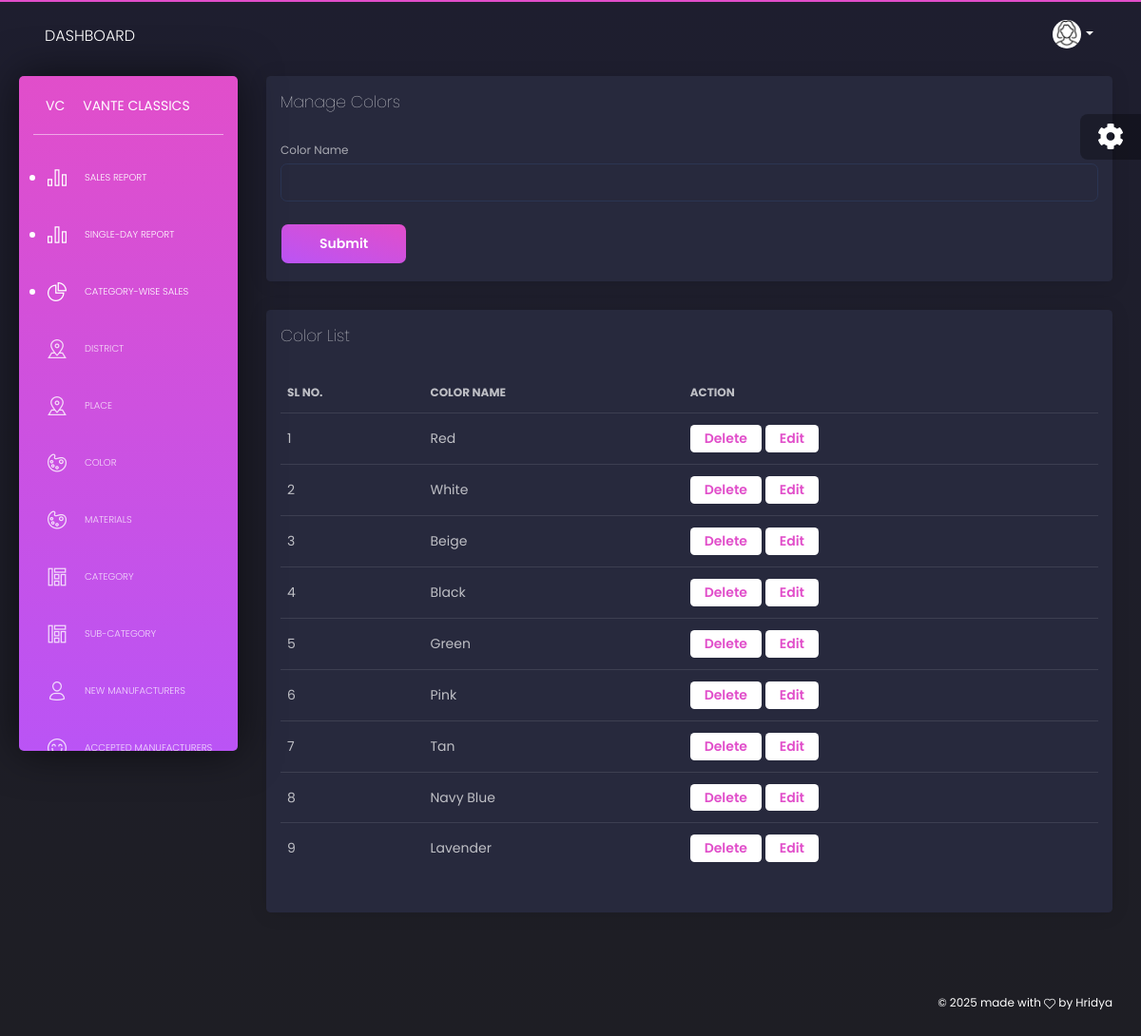
Page /PROJECT/Admin/Color.php on the committed database.
### tables this page shows
CREATE TABLE `tbl_color` (
  `color_id` int(11) NOT NULL,
  `color_name` varchar(30) NOT NULL
);

### PROJECT/Admin/Color.php (the view, shortened to what this page needs)
<?php
include("../Assets/Connection/connection.php");
include("Head.php");
		?>
           <?php
$cname='';
?>
<!DOCTYPE html PUBLIC "-//W3C//DTD XHTML 1.0 Transitional//EN" "http://www.w3.org/TR/xhtml1/DTD/xhtml1-transitional.dtd">
<html xmlns="http://www.w3.org/1999/xhtml">
<head>
</head>
<body>
<div class="row">
    <div class="container-fluid">
        <div class="row">
            <div class="col-md-12">
                <div class="card">
                    <div class="card-header">
                        <h4 class="card-title">Manage Colors</h4>
                    </div>
                    <div class="card-body">
                        <form id="form1" name="form1" method="post" action="">
                            <div class="form-group">
                                <label for="txt_name">Color Name</label>
                                <input type="text" required name="txt_name" id="txt_name" class="form-control" value="<?php echo htmlspecialchars($cname); ?>" />
                            </div>
                            <button type="submit" name="btn_submit" id="btn_submit" class="btn btn-primary">Submit</button>
                        </form>
                    </div>
                </div>
                <div class="card">
                    <div class="card-header">
                        <h4 class="card-title">Color List</h4>
                    </div>
                    <div class="card-body">
                        <div class="table-responsive">
                            <table class="table">
                                <thead>
                                    <tr>
                                        <th>Sl No.</th>
                                        <th>Color Name</th>
                                        <th>Action</th>
                                    </tr>
                                </thead>
                                <tbody>
                                <?php
                                $SelQry = "SELECT * FROM tbl_color";
                                $result = $Con->query($SelQry);
                                $i = 0;
                                while ($row = $result->fetch_assoc()) {
                                    $i++;
                                ?>
                                    <tr>
                                        <td><?php echo $i; ?></td>
                                        <td><?php echo htmlspecialchars($row['color_name']); ?></td>
                                        <td class="action-links">
                                            <a href="Color.php?cid=<?php echo $row['color_id']; ?>"  class="btn btn-neutral btn-sm">Delete</a>
                                            <a href="Color.php?eid=<?php echo $row['color_id']; ?>"  class="btn btn-neutral btn-sm">Edit</a>
                                        </td>
                                    </tr>
                                <?php
                                }
                                ?>
                                </tbody>
                            </table>
                        </div>
                    </div>
                </div>
            </div>
        </div>
    </div>
</div>
</body>
</html>
<?php
            include("Foot.php");
            ?>

### rows in the picture
tbl_color: color_name "Red"
tbl_color: color_name "White"
tbl_color: color_name "Beige"
tbl_color: color_name "Black"
tbl_color: color_name "Green"
tbl_color: color_name "Pink"
tbl_color: color_name "Tan"
tbl_color: color_name "Navy Blue"
tbl_color: color_name "Lavender"
